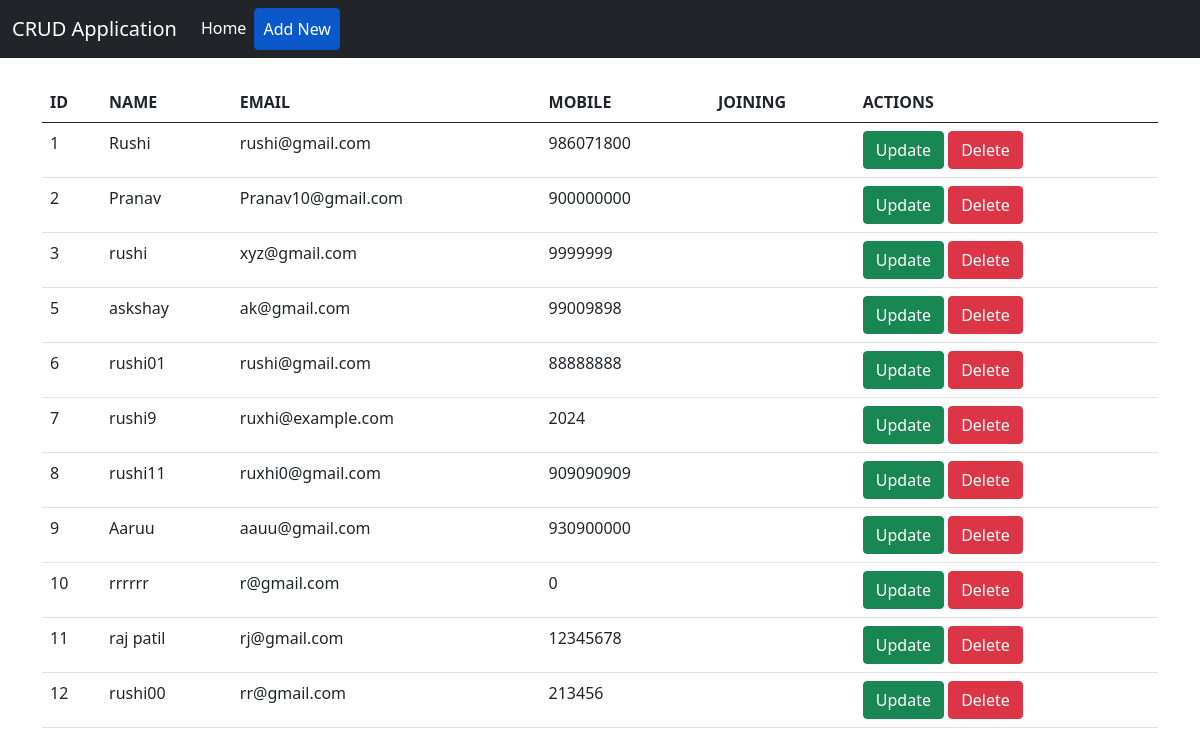
The app's page /crudapplication/index.php with its own data.
### tables this page shows
CREATE TABLE `employeedata` (
  `Id` int(11) NOT NULL,
  `Name` varchar(100) NOT NULL,
  `Email` varchar(100) NOT NULL,
  `Mobile` int(10) NOT NULL,
  `Joning` date NOT NULL
);

### crudapplication/index.php (the view, shortened to what this page needs)
<!doctype html>
<html lang="en">
  <head>
    <link href="https://cdn.jsdelivr.net/npm/bootstrap@5.0.2/dist/css/bootstrap.min.css" rel="stylesheet">
  </head>
  <body>
    <nav class="navbar navbar-expand-lg navbar-dark bg-dark">
      <div class="container-fluid">
        <a class="navbar-brand" href="index.php">CRUD Application</a>
        <div class="collapse navbar-collapse" id="navbarNav">
          <ul class="navbar-nav">
            <li class="nav-item">
              <a class="nav-link active" aria-current="page" href="index.php">Home</a>
            </li>
            <li class="nav-item">
              <a type="button" class="btn btn-primary nav-link active" href="create.php">Add New</a>
            </li>
          </ul>
        </div>
      </div>
    </nav>
    <div class="container my-4">
    <table class="table">
    <thead>
      <tr>
        <th>ID</th>
        <th>NAME</th>
        <th>EMAIL</th>
        <th>MOBILE</th>
        <th>JOINING </th>
        <th>ACTIONS</th>
      </tr>
    </thead>
    <tbody>
      <?php
        include "connection.php";
        $sql = "select * from employeedata";
        $result = mysqli_query ($conn,$sql);
        while($row=$result->fetch_assoc()){
          $id = isset($row['Id']) ? $row['Id'] : '';
          $name = isset($row['Name']) ? $row['Name'] : '';
          $email = isset($row['Email']) ? $row['Email'] : '';
          $phone = isset($row['Mobile']) ? $row['Mobile'] : '';
          $joining = isset($row['Joining']) ? $row['Joining'] : '';
          echo "
      <tr>
            <td>".$id."</td>
            <td>".$name."</td>
            <td>".$email."</td>
            <td>".$phone."</td>
            <td>".$joining."</td>
            <td>
              <a class='btn btn-success' href='edit.php?id=".$id."'>Update</a>
              <a class='btn btn-danger' href='delete.php?id=".$id."'>Delete</a>
            </td>
          </tr>
      ";
        }
      ?>
    </tbody>
  </table>
      </div>
  </body>
</html>

### records on screen
employeedata: Id "1", Name "Rushi", Email "rushi@gmail.com", Mobile "986071800"
employeedata: Id "2", Name "Pranav", Email "Pranav10@gmail.com", Mobile "900000000"
employeedata: Id "3", Name "rushi", Email "xyz@gmail.com", Mobile "9999999"
employeedata: Id "5", Name "askshay", Email "ak@gmail.com", Mobile "99009898"
employeedata: Id "6", Name "rushi01", Email "rushi@gmail.com", Mobile "88888888"
employeedata: Id "7", Name "rushi9", Email "ruxhi@example.com", Mobile "2024"
employeedata: Id "8", Name "rushi11", Email "ruxhi0@gmail.com", Mobile "909090909"
employeedata: Id "9", Name "Aaruu", Email "aauu@gmail.com", Mobile "930900000"
employeedata: Id "10", Name "rrrrrr", Email "r@gmail.com", Mobile "0"
employeedata: Id "11", Name "raj patil", Email "rj@gmail.com", Mobile "12345678"
employeedata: Id "12", Name "rushi00", Email "rr@gmail.com", Mobile "213456"
